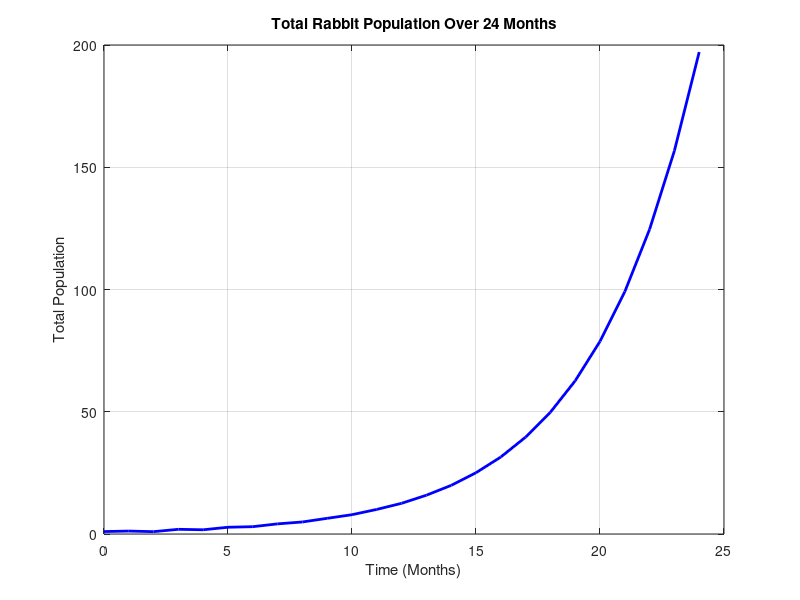

This chart was generated by the following MATLAB code:
%% 16.1 Experiment 1: Population Dynamics with Leslie Matrix
fprintf('--- 16.1 Experiment 1: Population Dynamics ---\n');

% Task 1: Define the Leslie matrix L
% Placeholder 3x3 matrix (Fecundity in row 1, survival in subdiagonal)
leslieMatrix = [0, 1.5, 1.2;
                0.8, 0, 0;
                0, 0.5, 0];

% Task 2: Initialize the population vector X(0)
popVector = [0; 0; 1];
numMonths = 24;

% Arrays to store data for plotting
popHistory = zeros(3, numMonths + 1);
popHistory(:, 1) = popVector;
totalPopulation = zeros(1, numMonths + 1);
totalPopulation(1) = sum(popVector);

% Task 3 & 4: Compute population for each month and display
for monthIdx = 1:numMonths
    popVector = leslieMatrix * popVector;
    popHistory(:, monthIdx+1) = popVector;
    totalPopulation(monthIdx+1) = sum(popVector);
end

figure('Name', '16.1 Population Dynamics');
plot(0:numMonths, totalPopulation, 'b-', 'LineWidth', 2);
title('Total Rabbit Population Over 24 Months');
xlabel('Time (Months)');
ylabel('Total Population');
grid on;

% Task 5: Investigate the growth factor (Eigenvalues)
leslieEigenvalues = eig(leslieMatrix);
dominantEigenvalue = max(abs(leslieEigenvalues));
fprintf('Dominant Eigenvalue (Long-term growth factor): %.4f\n', dominantEigenvalue);
